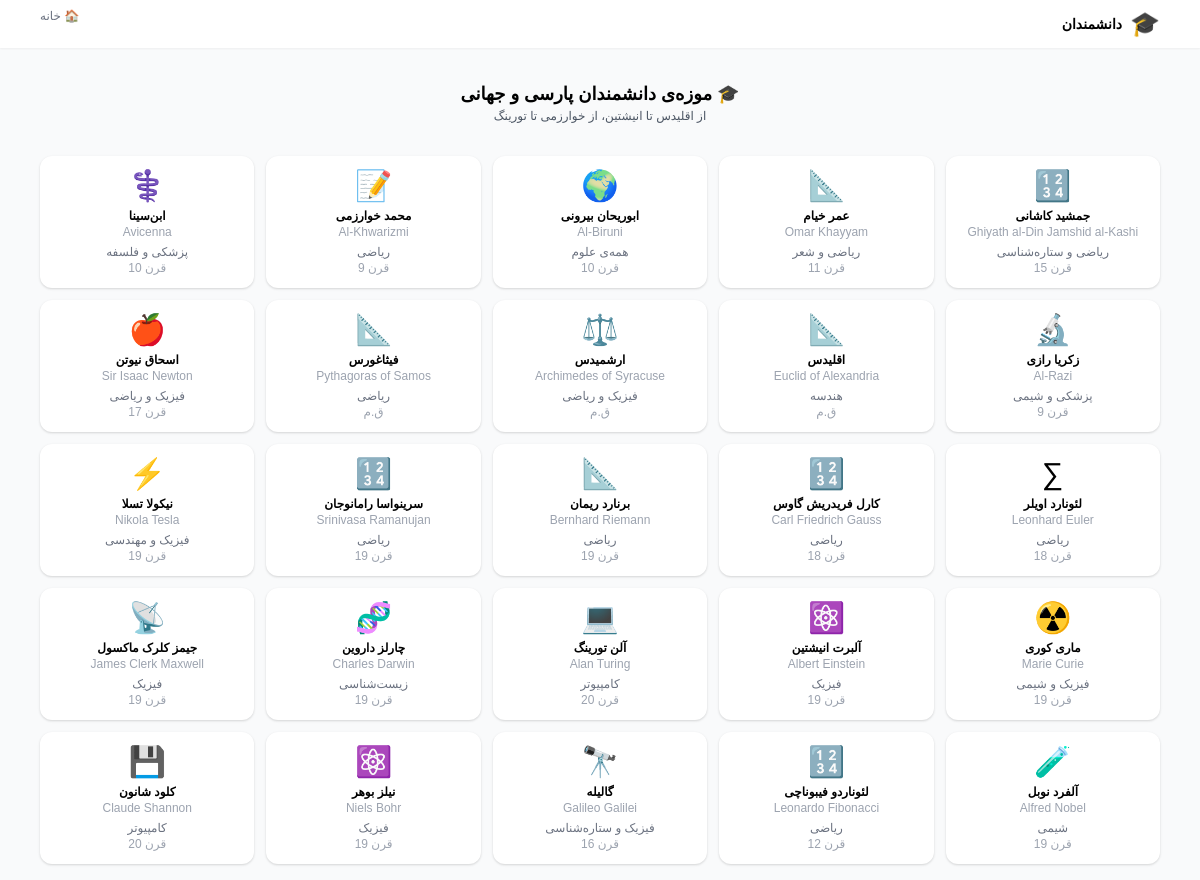
Before: /scientists.php with the older database file.
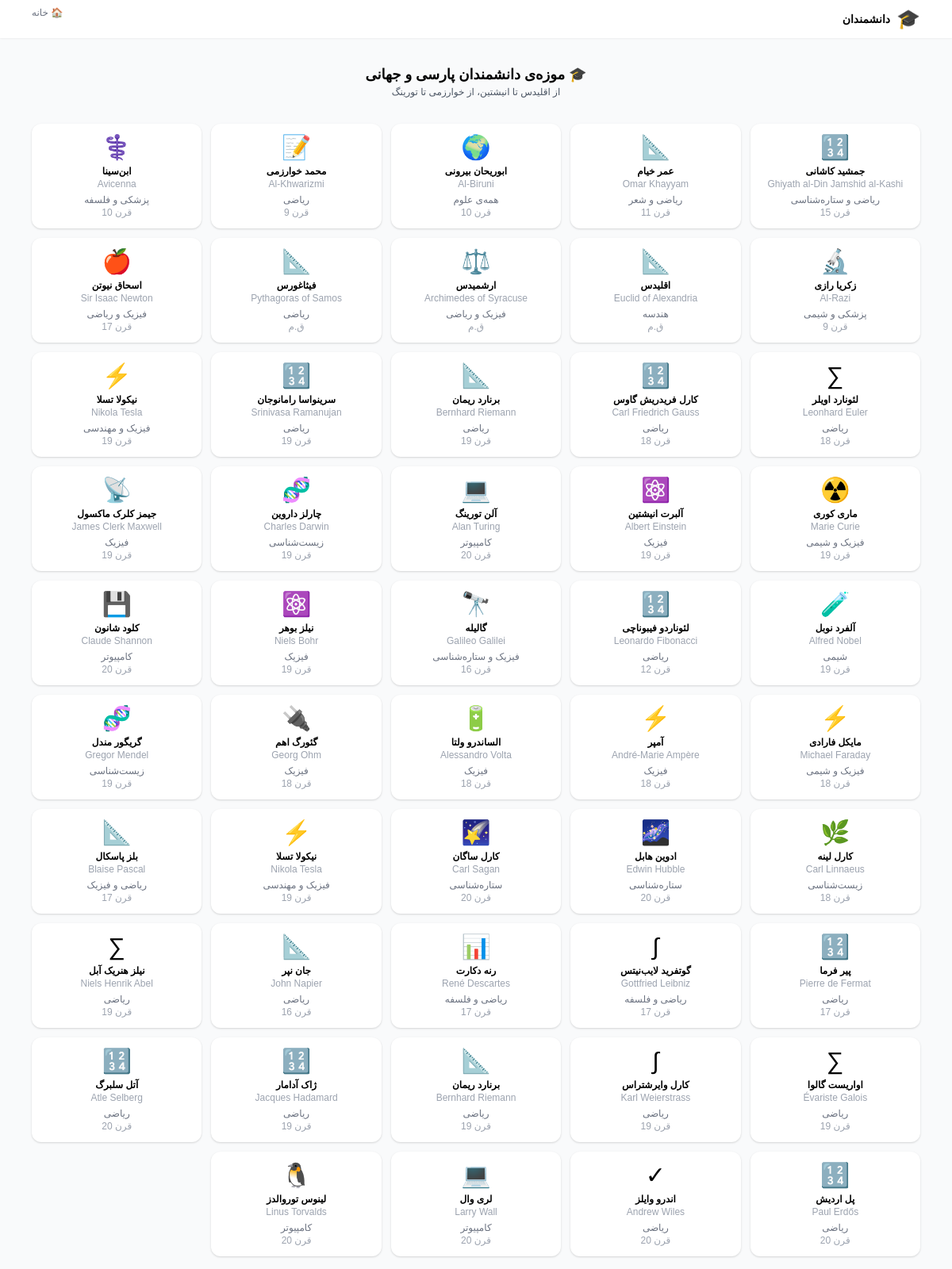
After: the same page with the newer database file.
### tables this page shows
CREATE TABLE IF NOT EXISTS scientists (
    id INT AUTO_INCREMENT PRIMARY KEY,
    slug VARCHAR(100) UNIQUE NOT NULL,
    name_fa VARCHAR(200) NOT NULL,
    name_en VARCHAR(200) NOT NULL,
    name_ar VARCHAR(200),
    full_name_fa TEXT,
    full_name_en TEXT,
    field VARCHAR(100),
    century INT,
    born_year INT,
    died_year INT,
    born_place VARCHAR(200),
    died_place VARCHAR(200),
    bio_fa LONGTEXT,
    bio_en LONGTEXT,
    bio_ar LONGTEXT,
    achievements_fa TEXT,
    achievements_en TEXT,
    works_fa TEXT,
    works_en TEXT,
    image_url VARCHAR(500),
    wikipedia_url VARCHAR(500),
    oeis_ref VARCHAR(50),
    icon VARCHAR(50),
    color VARCHAR(50),
    sort_order INT DEFAULT 0,
    is_featured TINYINT DEFAULT 0,
    created_at TIMESTAMP DEFAULT CURRENT_TIMESTAMP
);

### functions.php (called while the page is built, shortened)
<?php
function sanitize($input) {
    return htmlspecialchars(trim($input ?? ''), ENT_QUOTES, 'UTF-8');
}

### scientists.php (the view, shortened to what this page needs)
<?php
require_once __DIR__ . '/functions.php';
$lang = $_GET['lang'] ?? $_COOKIE['lang'] ?? 'fa';
$dir = in_array($lang, ['fa','ar','ur']) ? 'rtl' : 'ltr';
$pdo = Database::getInstance();
try { $scientists = $pdo->query("SELECT * FROM scientists ORDER BY sort_order, century")->fetchAll(); } catch (Exception $e) { $scientists = []; }
?>
<!DOCTYPE html>
<html lang="<?= $lang ?>" dir="<?= $dir ?>">
<head>
<link href="https://cdn.jsdelivr.net/npm/tailwindcss@2/dist/tailwind.min.css" rel="stylesheet">
<link rel="stylesheet" href="https://cdn.jsdelivr.net/gh/rastikerdar/vazirmatn@v33.003/Vazirmatn-font-face.css">
</head>
<body class="bg-gray-50 min-h-screen">
<header class="bg-white shadow-sm sticky top-0 z-50">
<div class="max-w-6xl mx-auto px-4 py-2 flex justify-between">
<div class="flex items-center gap-2"><span class="text-2xl">🎓</span><span class="font-bold text-sm">دانشمندان</span></div>
<a href="index.php" class="text-xs text-gray-500">🏠 خانه</a>
</div>
</header>
<div class="max-w-6xl mx-auto p-4">
<div class="bg-gradient-to-r from-amber-50 to-orange-50 rounded-xl p-4 mb-4 text-center">
<h2 class="text-lg font-bold">🎓 موزه‌ی دانشمندان پارسی و جهانی</h2>
<p class="text-xs text-gray-600">از اقلیدس تا انیشتین، از خوارزمی تا تورینگ</p>
</div>
<div class="grid grid-cols-2 md:grid-cols-4 lg:grid-cols-5 gap-3">
<?php if (empty($scientists)): ?>
<div class="col-span-full text-center text-gray-400 py-8">هنوز دانشمندی ثبت نشده. <a href="install.php" class="text-blue-600">نصب</a></div>
<?php else: foreach ($scientists as $s):
$name_field = "name_$lang"; $bio_field = "bio_$lang";
$name = $s[$name_field] ?? $s['name_en'];
?>
<a href="scientist.php?slug=<?= urlencode($s['slug']) ?>" class="card bg-white rounded-xl shadow p-3 text-center block">
<div class="text-3xl mb-1"><?= $s['icon'] ?? '🎓' ?></div>
<div class="font-bold text-xs"><?= sanitize($name) ?></div>
<div class="text-xs text-gray-400" dir="ltr"><?= sanitize($s['full_name_en'] ?? $s['name_en']) ?></div>
<div class="text-xs text-gray-500 mt-1"><?= sanitize($s['field']) ?></div>
<div class="text-xs text-gray-400"><?= $s['century'] > 0 ? "قرن {$s['century']}" : "ق.م" ?></div>
</a>
<?php endforeach; endif; ?>
</div>
</div>
</body>
</html>

### scientists.php (style rules this page uses)
body { font-family:'Vazirmatn',sans-serif }
.card { transition:all 0.2s }

Changed rows visible on the page:
added scientists: icon "⚡", name_fa "مایکل فارادی", full_name_en "Michael Faraday", field "فیزیک و شیمی", century "18"
added scientists: icon "⚡", name_fa "آمپر", full_name_en "André-Marie Ampère", field "فیزیک", century "18"
added scientists: icon "🔋", name_fa "الساندرو ولتا", full_name_en "Alessandro Volta", field "فیزیک", century "18"
added scientists: icon "🔌", name_fa "گئورگ اهم", full_name_en "Georg Ohm", field "فیزیک", century "18"
added scientists: icon "🧬", name_fa "گریگور مندل", full_name_en "Gregor Mendel", field "زیست‌شناسی", century "19"
added scientists: icon "🌿", name_fa "کارل لینه", full_name_en "Carl Linnaeus", field "زیست‌شناسی", century "18"
added scientists: icon "🌌", name_fa "ادوین هابل", full_name_en "Edwin Hubble", field "ستاره‌شناسی", century "20"
added scientists: icon "🌠", name_fa "کارل ساگان", full_name_en "Carl Sagan", field "ستاره‌شناسی", century "20"
added scientists: icon "⚡", name_fa "نیکولا تسلا", full_name_en "Nikola Tesla", field "فیزیک و مهندسی", century "19"
added scientists: icon "📐", name_fa "بلز پاسکال", full_name_en "Blaise Pascal", field "ریاضی و فیزیک", century "17"
added scientists: icon "🔢", name_fa "پیر فرما", full_name_en "Pierre de Fermat", field "ریاضی", century "17"
added scientists: icon "∫", name_fa "گوتفرید لایب‌نیتس", full_name_en "Gottfried Leibniz", field "ریاضی و فلسفه", century "17"
added scientists: icon "📊", name_fa "رنه دکارت", full_name_en "René Descartes", field "ریاضی و فلسفه", century "17"
added scientists: icon "📐", name_fa "جان نپر", full_name_en "John Napier", field "ریاضی", century "16"
added scientists: icon "∑", name_fa "نیلز هنریک آبل", full_name_en "Niels Henrik Abel", field "ریاضی", century "19"
added scientists: icon "∑", name_fa "اواریست گالوا", full_name_en "Évariste Galois", field "ریاضی", century "19"
added scientists: icon "∫", name_fa "کارل وایرشتراس", full_name_en "Karl Weierstrass", field "ریاضی", century "19"
added scientists: icon "📐", name_fa "برنارد ریمان", full_name_en "Bernhard Riemann", field "ریاضی", century "19"
added scientists: icon "🔢", name_fa "ژاک آدامار", full_name_en "Jacques Hadamard", field "ریاضی", century "19"
added scientists: icon "🔢", name_fa "آتل سلبرگ", full_name_en "Atle Selberg", field "ریاضی", century "20"
added scientists: icon "🔢", name_fa "پل اردیش", full_name_en "Paul Erdős", field "ریاضی", century "20"
added scientists: icon "✓", name_fa "اندرو وایلز", full_name_en "Andrew Wiles", field "ریاضی", century "20"
added scientists: icon "💻", name_fa "لری وال", full_name_en "Larry Wall", field "کامپیوتر", century "20"
added scientists: icon "🐧", name_fa "لینوس توروالدز", full_name_en "Linus Torvalds", field "کامپیوتر", century "20"
